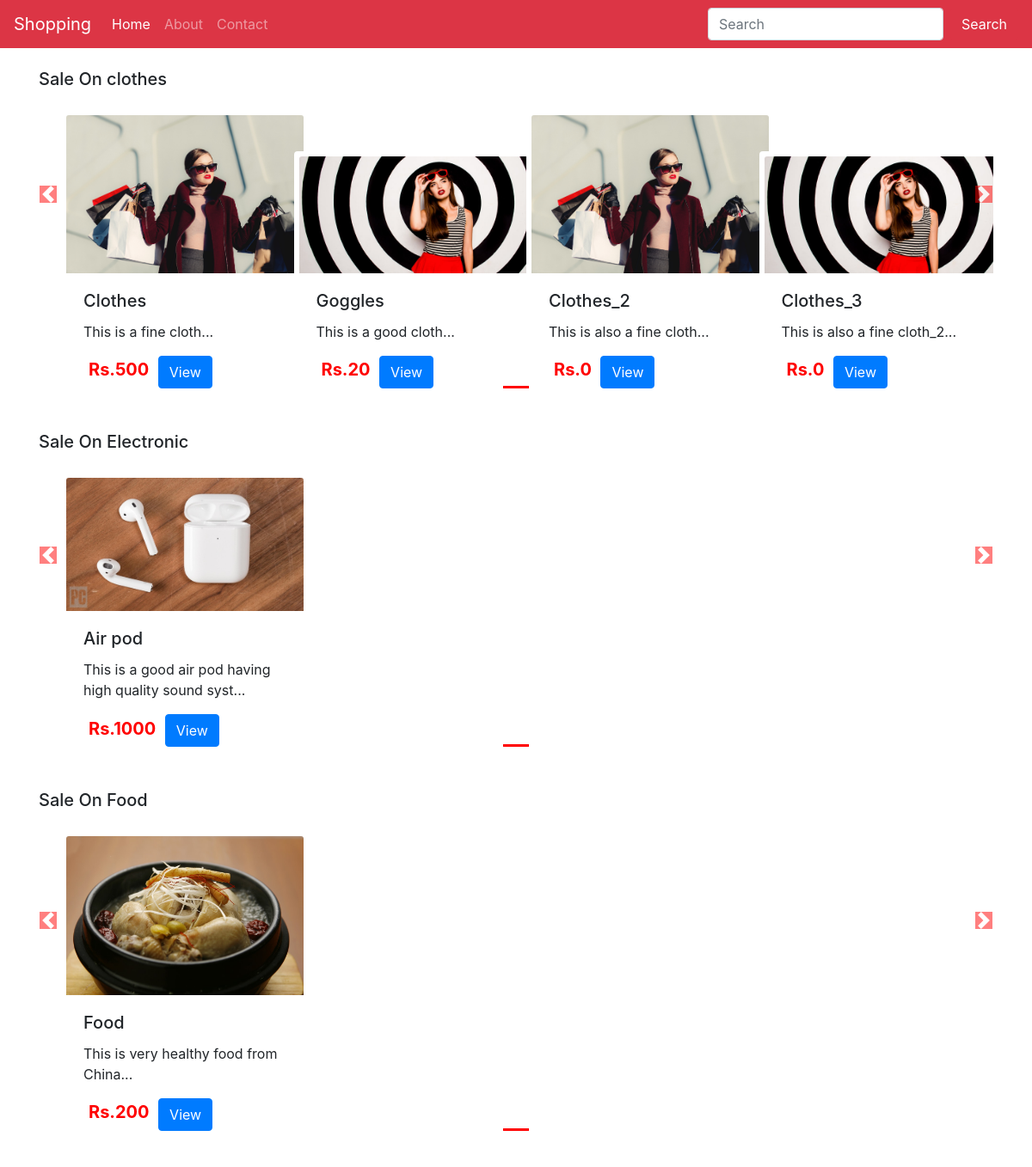
The page / on the database its author committed.
### shop/models.py (models this page shows, shortened)
class Product(models.Model):
    product_id=models.AutoField
    product_name=models.CharField(max_length=50,default="")
    desc=models.CharField(max_length=500,default="")
    category=models.CharField(max_length=500,default="")
    price=models.IntegerField(default=0)
    pub_date=models.DateField()
    image=models.ImageField(upload_to='images',default="")

### shop/views.py (the view)
# urls.py: path("",views.index, name="index"),
def index (request):
    allProds=[]
    catprods=Product.objects.values('category','id')
    cats={items['category'] for items in catprods}
    for cat in cats:
        prod=Product.objects.filter(category=cat)
        n = len(prod)
        nslides=n//4+ceil((n//4)-(n//4))
        allProds.append([prod,range(1,nslides),nslides])
    params={'allProds':allProds}
    return render(request,"index.html",params)

### shop/templates/index.html (shortened to what this page needs)
{% extends 'layout.html' %} {% block title %} Home {% endblock %}  {% block body %} {% load static %}
<div class="container">
    {% for product, range, nSlides in allProds %}
    <h5 class="my-4">Sale On {{product.0.category}} </h5>
    <div id="demo{{forloop.counter}}" class="carousel slide my-3" data-ride="carousel">
        <ul class="carousel-indicators">
            <li data-target="#demo{{forloop.counter}}" data-slide-to="0" class="active"></li>
        </ul>
        <div class="container carousel-inner no-padding">
            <div class="carousel-item active">
                {% for i in product %}
                <div class="col-xs-3 col-sm-3 col-md-3">
                    <div class="card" style="width: 18rem;">
                        <img src='/media/{{i.image}}' class="card-img-top" alt="...">
                        <div class="card-body">
                            <h5 class="card-title">{{i.product_name}}</h5>
                            <p class="card-text">{{i.desc|slice:"0:53"}}...</p>
                            <button id="button">Rs.{{i.price}}</button>
                            <a href="{{i.id}} "><button id="qv{{i.id}} " class="btn btn-primary cart ">View</button></a>
                        </div>
                    </div>
                </div>
                {% if forloop.counter|divisibleby:4 and forloop.counter > 0 and not forloop.last %}
            </div>
            <div class="carousel-item">
                {% endif %} {% endfor %}
            </div>
            <a class="carousel-control-prev" href="#demo{{forloop.counter}}" data-slide="prev">
                <span class="carousel-control-prev-icon"></span>
            </a>
            <a class="carousel-control-next" href="#demo{{forloop.counter}}" data-slide="next">
                <span class="carousel-control-next-icon"></span>
            </a>
        </div>
    </div>
    {% endfor %}
</div>
{% endblock %}

### shop/templates/layout.html (shortened to what this page needs)
<!doctype html>
<html lang="en">
<head>
    <link rel="stylesheet" href="https://stackpath.bootstrapcdn.com/bootstrap/4.5.0/css/bootstrap.min.css">
</head>
<body>
    {% load static %}
    <nav class="navbar navbar-expand-lg navbar-dark bg-danger">
        <a class="navbar-brand" href="/">Shopping</a>
        <div class="collapse navbar-collapse" id="navbarSupportedContent">
            <ul class="navbar-nav mr-auto">
                <li class="nav-item active">
                    <a class="nav-link" href="/">Home <span class="sr-only">(current)</span></a>
                </li>
                <li class="nav-item">
                    <a class="nav-link" href="/about">About</a>
                </li>
                <li class="nav-item">
                    <a class="nav-link" href="/contact">Contact</a>
                </li>
            </ul>
            <form class="form-inline my-2 my-lg-0" method="GET" action='/search/'>
                <input class="form-control mr-sm-2" name='search' id='search' type="search" placeholder="Search" aria-label="Search">
                <button class="btn btn-danger" type="submit">Search</button>
            </form>
        </div>
    </nav>
    {% block body %} {% endblock %}
</body>
</html>

### shop/templates/index.html (style rules this page uses)
.col-md-3 { display: inline-block; margin-left: -4px; }
.carousel-indicators .active { background-color: red; }
.col-md-3 img { width: 100%; height: auto; }
body .carousel-indicators { bottom: 0; }
body .carousel-control-prev-icon, body .carousel-control-next-icon { background-color: red; }
.carousel-control-prev, .carousel-control-next { top: 25%; bottom: auto; width: 2%; position: absolute; }
.card { border: 6px solid rgba(0, 0, 0, -147.875); }
#button { color: red; background-color: white; border: white; font-size: 20px; width: auto; height: auto; font-weight: bold; }

### rows shown on the page
Product: category "clothes", image (picture), product_name "Clothes", desc "This is a fine cloth", price "500"
Product: image (picture), product_name "Goggles", desc "This is a good cloth", price "20"
Product: image (picture), product_name "Clothes_2", desc "This is also a fine cloth", price "0"
Product: image (picture), product_name "Clothes_3", desc "This is also a fine cloth_2", price "0"
Product: category "Electronic", image (picture), product_name "Air pod", desc "This is a good air pod having high quality sound syst", price "1000"
Product: category "Food", image (picture), product_name "Food", desc "This is very healthy food from China", price "200"
